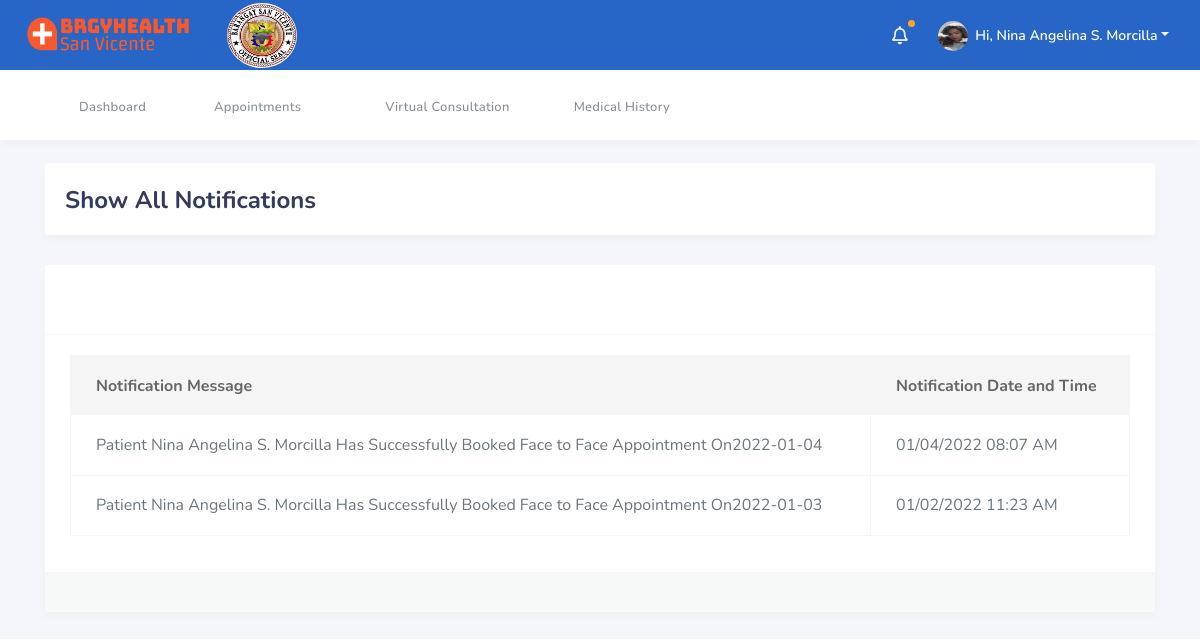
/views/patient/show_all_notification.php (signed in), run on the app's committed database.
### tables this page shows
CREATE TABLE `notification` (
  `notification_id` int(11) NOT NULL,
  `notification_admin_id` int(11) NOT NULL,
  `notification_patient_id` int(11) NOT NULL,
  `notification_doctor_id` int(11) NOT NULL,
  `notification_bhw_id` int(11) NOT NULL,
  `notification_message` varchar(255) NOT NULL,
  `notification_status` int(11) NOT NULL,
  `notification_usertype` varchar(150) NOT NULL,
  `notification_datetime` datetime NOT NULL
);

### views/patient/show_all_notification.php (the view, shortened to what this page needs)
<?php
   $patient_id = $_SESSION['patient_id'];
  require("scripts_header.php");
  $connection = dbConn();
?>
<body class="layout-3">
  <div id="app">
    <div class="main-wrapper container">
      <nav class="navbar navbar-expand-lg main-navbar" style="background-color:rgba(40, 102, 199, 0.97)">
        <a href="dashboard.php" class="navbar-brand sidebar-gone-hide text-capitalize"><img class="sidebar-gone-hide" src="../../assets/img/bh-logo-2.png">
        </a>
        <img class="sidebar-gone-hide rounded-circle" src="../../assets/img/liloan-logo-2.png" style="height: 85px; width: 90px; padding:10px;">
        <ul class="navbar-nav navbar-right">
          <?php
            require("show_notification.php");
            require("show_listdropdown.php");
          ?>
        </ul>
      </nav>
      <nav class="navbar navbar-secondary navbar-expand-lg">
        <div class="container">
          <ul class="navbar-nav">
            <li class="nav-item">
              <a href="dashboard.php" class="nav-link"><i class="fas fa-columns"></i><span>Dashboard</span></a>
            </li>
             <li class="nav-item dropdown">
                <a href="#" data-toggle="dropdown" class="nav-link has-dropdown"><i class="fas fa-calendar-check"></i>
                  <span>Appointments</span>
                </a>
                </li>
                 <li class="nav-item">
                   <a href="online_consultation.php" class="nav-link"><i class="fas fa-notes-medical"></i><span>Virtual Consultation</span></a>
               </li>
                 <li class="nav-item">
                   <a href="medical_history.php" class="nav-link"><i class="fas fa-pen"></i><span>Medical History</span></a>
                </li>
          </ul>
        </div>
      </nav>
      <div class="main-content" style="min-height: 566px;">
        <section class="section">
          <div class="section-header">
            <h1>Show All Notifications</h1>
            </div>
        <div class="section-body">
            <div class="card">
              <div class="card-header">
               </div>
                <div class="card-body">
                    <div class="table-responsive">
                      <table class="table table-hover table-bordered" id="table-subject">
                        <thead class="thead-light">
                          <tr>
                            <th>Notification Message</th>
                            <th>Notification Date and Time</th>
                           </tr>
                        </thead>
                        <tbody>
                      <?php
                      $sqlNotification = "SELECT * FROM notification WHERE notification_patient_id = '$patient_id' OR notification_usertype = 'patient' AND notification_status = 1 ORDER BY notification_datetime DESC
                      ";
                      $resultNotification = mysqli_query($connection,$sqlNotification);
                      while($rowNotification = mysqli_fetch_assoc($resultNotification)) {
                       $notification_message = $rowNotification['notification_message'];
                       $datetime_format = date('m/d/Y h:i A',strtotime($rowNotification['notification_datetime']));
                      ?>
                        <tr>
                          <td><?php echo $notification_message ?> </td>
                          <td><?php echo $datetime_format ?></td>
                        </tr>
                      <?php } ?>
                        </tbody>
                      </table>
                    </div>
                  </div>
              <div class="card-footer bg-whitesmoke"> </div>
            </div>
          </div>
         </section>
      </div>
    </div>
    <br>
    </div>
  </body>
</html>

### data on the page
notification: notification_message "Patient Nina Angelina S. Morcilla Has Successfully Booked Face to Face Appointment On2022-01-04", notification_datetime "01/04/2022 08:07 AM"
notification: notification_message "Patient Nina Angelina S. Morcilla Has Successfully Booked Face to Face Appointment On2022-01-03", notification_datetime "01/02/2022 11:23 AM"

### other printed values
$patient_fullname "Nina Angelina S. Morcilla"
